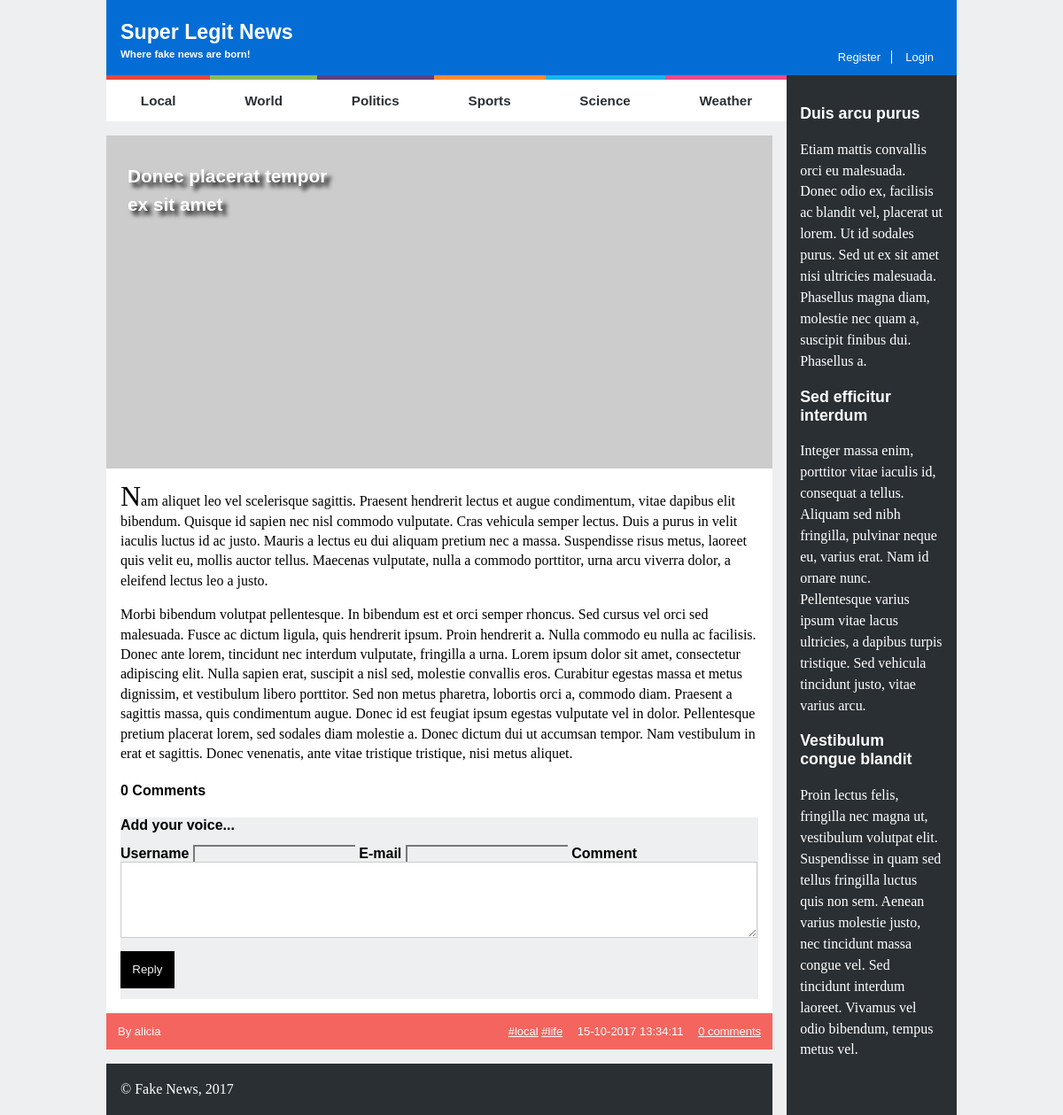
The page /news_item.php?id=2 on the database its author committed.
### tables this page shows
CREATE TABLE news (
  id INTEGER PRIMARY KEY,
  title VARCHAR,
  published INTEGER, -- date when the article was published in epoch format
  tags VARCHAR, -- comma separated tags
  username VARCHAR REFERENCES users, -- who wrote the article
  introduction VARCHAR,
  fulltext VARCHAR
);

### news_item.php (called while the page is built, shortened)
<?php
  include_once('database/connection.php');
  include_once('database/news.php');
  include_once('database/comments.php');
  $article = getArticle($_GET['id']);
  $comments = getComments($_GET['id']);
  include('templates/common/header.php');
  include('templates/news/view_news.php');
  include('templates/common/footer.php');
?>

### database/news.php (called while the page is built, shortened)
<?php
    function getArticle($id) {
        global $db;
        $stmt = $db->prepare('SELECT * FROM news JOIN users USING (username) WHERE id = ?');
        $stmt->execute(array($id));
        return $stmt->fetch();
    }
?>

### database/comments.php (called while the page is built)
<?php
    function getComments($id) {
        global $db;
        $stmt = $db->prepare('SELECT * FROM comments JOIN users USING (username) WHERE news_id = ?');
        $stmt->execute(array($id));
        return $stmt->fetchAll();
    }
?>

### templates/news/view_news.php (the view, shortened to what this page needs)
<section id="news">
  <article>
    <header>
      <h1><a href="news_item.php?id=<?= $article['id'] ?>"><?= $article['title'] ?></a></h1>
    </header>
    <img src="http://lorempixel.com/600/300/business/" alt="">
    <p><?= $article['introduction'] ?></p>
    <p><?= $article['fulltext'] ?></p>
    <section id="comments">
      <?php include('templates/comments/list_comments.php') ?>
      <form>
        <h2>Add your voice...</h2>
        <label>Username
          <input type="text" name="username">
        </label>
        <label>E-mail
          <input type="email" name="email">
        </label>
        <label>Comment
          <textarea name="comment"></textarea>
        </label>
        <input type="submit" value="Reply">
      </form>
    </section>
    <footer>
      <span class="author"><?= $article['username'] ?></span>
      <?php $tags = explode(',', $article['tags']); ?>
      <span class="tags"><?php foreach($tags as $tag) { ?>
          <a href="#"><?= '#' . $tag ?></a>
        <?php } ?>
      </span>
      <span class="date"><?= date("d-m-Y H:i:s", substr($article['published'],0,10)) ?></span>
      <a class="comments" href="#"><?= count($comments) ?></a>
    </footer>
  </article>
</section>

### CSS/style.css (style rules this page uses)
body { margin: 0em 10em; font-family: Verdana, Geneva, Tahoma, sans-serif; }
header > h1 { font-size: 145%; margin-top: 0.3em; margin-bottom: 0.1em; }
a { color: white; text-decoration: none; }
p { font-family: Georgia, 'Times New Roman', Times, serif; }
#news article { background-color: white; margin-top: 1em; margin-right: 1em; position: relative; }
#news article > header { position: absolute; padding: 1.5em; width: 32%; text-shadow: 5px 5px 5px black; line-height: 2em; }
#news article > header > h1 { font-size: 130%; }
#news img { width: 100%; }
#news p { padding-left: 1em; padding-right: 1em; line-height: 1.4em; }
#news > article > p:first-of-type:first-letter { font-size: 2em; }
#news footer { background-color: #F4655F; padding: 1em; font-size: small; color: white; }
#news footer .author::before { content: 'By '; }
#news footer .tags > a { text-decoration: underline; }
#news footer .date { padding: 0em 1em; }
#news footer .comments::after { content: ' comments'; }
#news footer .comments { text-decoration: underline; }

### CSS/layout.css (style rules this page uses)
html { background-color: #EDEFF0; }
body { width: 60em; position: relative; display: grid; margin: auto; grid-template-columns: 4fr 1fr; grid-template-areas: "header header" "navmenu related" "news related" "footer related"; }
body header { grid-area: header; position: relative; }
body header h1, body header h2 { grid-area: header; }
#news { grid-area: news; }
#news footer { position: relative; text-align: right; }
.author { position: absolute; left: 1em; }

### CSS/comments.css (style rules this page uses)
#comments { margin-left: 1em; }
#comments form { background-color: #EDEFF0; margin-bottom: 1em; margin-right: 1em; }
#comments form > h2 { font-size: 1em; }
#comments form label { font-weight: 600; }
#comments form input { background-color: #EDEFF0; border-color: #ccc; border-bottom: none; border-right: none; }
#comments form textarea { width: 99%; height: 6em; border-color: #ccc; }
#comments form input[type=submit] { width: auto; background-color: black; color: #EDEFF0; border: none; margin-top: 0.8em; margin-bottom: 0.9em; padding: 1em; margin-left: auto; }

### rows shown on the page
news: title "Donec placerat tempor ex sit amet", introduction "Nam aliquet leo vel scelerisque sagittis. Praesent hendrerit lectus et augue condimentum, vitae dapibus elit bibendum. Quisque id sapien nec nisl commodo vulputate. Cras vehicula semper lectus. Duis a purus in velit iaculis luctus id ac justo. Mauris a lectus eu dui aliquam pretium nec a massa. Suspendisse risus metus, laoreet quis velit eu, mollis auctor tellus. Maecenas vulputate, nulla a commodo porttitor, urna arcu viverra dolor, a eleifend lectus leo a justo.", fulltext "Morbi bibendum volutpat pellentesque. In bibendum est et orci semper rhoncus. Sed cursus vel orci sed malesuada. Fusce ac dictum ligula, quis hendrerit ipsum. Proin hendrerit a. Nulla commodo eu nulla ac facilisis. Donec ante lorem, tincidunt nec interdum vulputate, fringilla a urna. Lorem ipsum dolor sit amet, consectetur adipiscing elit. Nulla sapien erat, suscipit a nisl sed, molestie convallis eros. Curabitur egestas massa et metus dignissim, et vestibulum libero porttitor. Sed non metus pharetra, lobortis orci a, commodo diam. Praesent a sagittis massa, quis condimentum augue. Donec id est feugiat ipsum egestas vulputate vel in dolor. Pellentesque pretium placerat lorem, sed sodales…", username "alicia", tags "local", tags "life", published "15-10-2017 13:34:11"

### other values the page prints
count($comments) "0"
